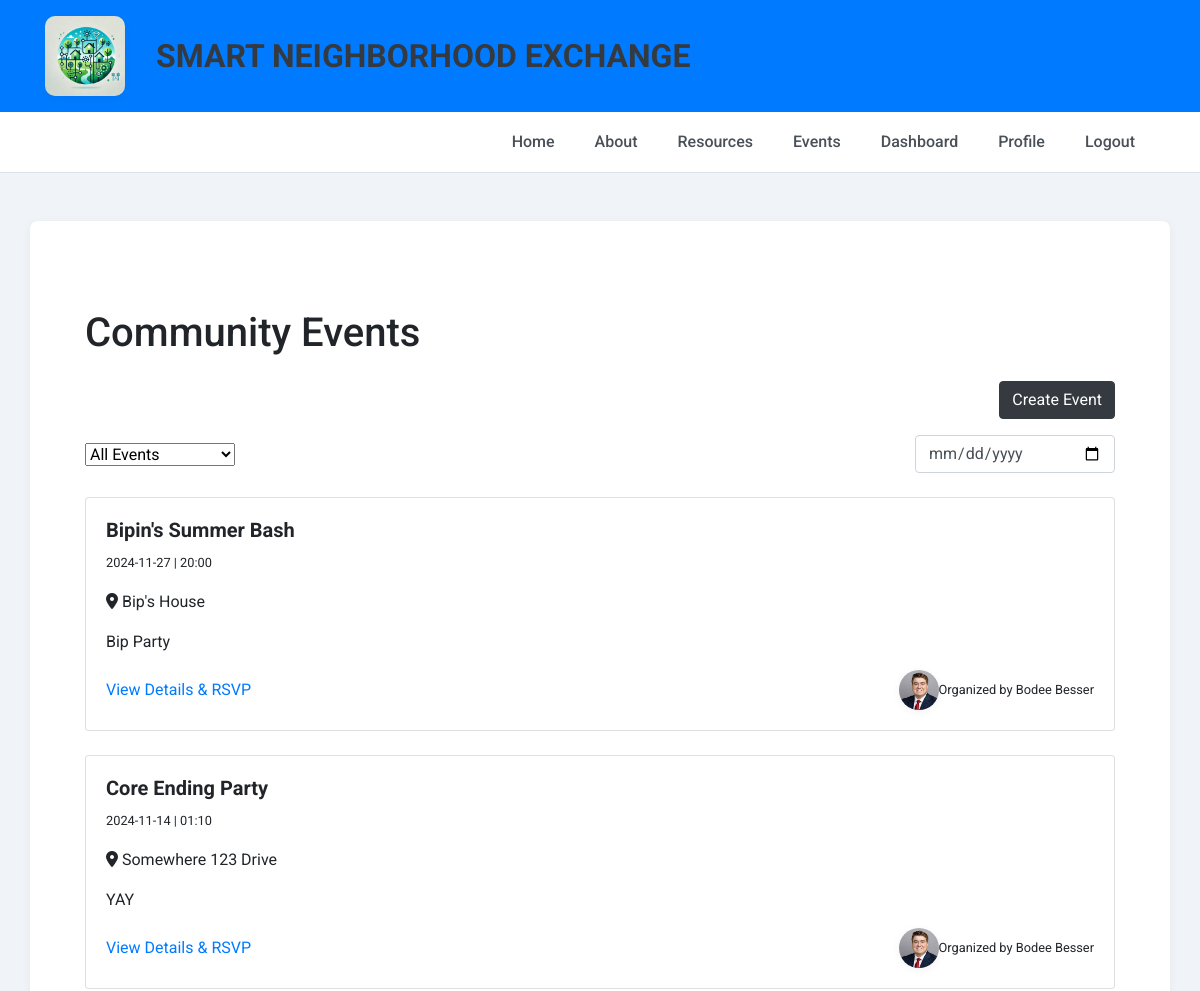
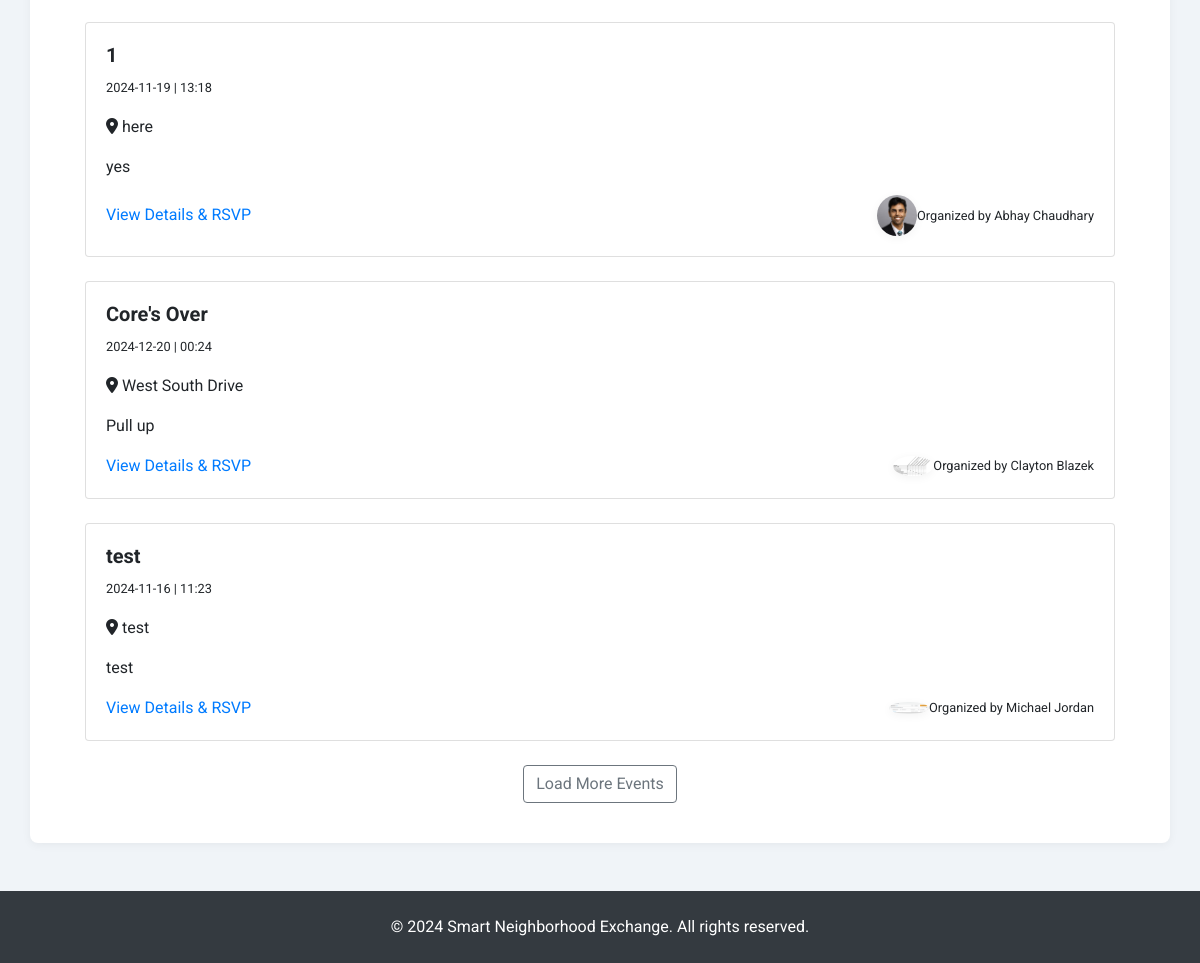
Page /community-events (signed in) on the committed database (2 pictures, top to bottom).
### tables this page shows
CREATE TABLE CommunityEvents (
            event_id INTEGER PRIMARY KEY AUTOINCREMENT,
            user_id INTEGER,
            title TEXT NOT NULL,
            description TEXT,
            location TEXT,
            date TEXT NOT NULL,
            time TEXT,
            FOREIGN KEY (user_id) REFERENCES Users(user_id)
        );

CREATE TABLE Users (
            user_id INTEGER PRIMARY KEY AUTOINCREMENT,
            name TEXT NOT NULL,
            email TEXT NOT NULL UNIQUE,
            password TEXT NOT NULL,
            profile_image TEXT,
            location TEXT
        );

### app.py (the view, shortened to what this page needs)
@app.route('/community-events', methods=['GET', 'POST'])
def community_events():
    if 'user_id' not in session:
        return redirect(url_for('login'))
    error = None
    with sqlite3.connect('projects.db') as conn:
        conn.row_factory = sqlite3.Row
        c = conn.cursor()
        c.execute('''
            SELECT CommunityEvents.*, Users.name AS organizer_name, Users.profile_image AS organizer_profile_image
            FROM CommunityEvents
            JOIN Users ON CommunityEvents.user_id = Users.user_id
        ''')
        events = c.fetchall()
    return render_template('events.html', events=events)

### templates/events.html (shortened to what this page needs)
{% extends "base.html" %}
{% block content %}
<div class="container mt-5">
    <h1 class="mb-4">Community Events</h1>
    <div class="d-flex justify-content-end mb-3">
        <a href="{{ url_for('create_event') }}" class="btn btn-dark">Create Event</a>
    </div>
    <div class="d-flex justify-content-between align-items-center mb-4">
        <select class="form-select" style="width: 150px;">
            <option value="all">All Events</option>
        </select>
        <input type="date" class="form-control" style="width: 200px;">
    </div>
    <div class="event-list">
        {% for event in events %}
            <div class="card mb-4">
                <div class="card-body">
                    <div class="d-flex justify-content-between">
                        <h5 class="font-weight-bold">{{ event.title }}</h5>
                    </div>
                    <p><small>{{ event.date }} | {{ event.time }}</small></p>
                    <p><i class="fas fa-map-marker-alt"></i> {{ event.location }}</p>
                    <p>{{ event.description[:100] }}{% if event.description|length > 100 %}...{% endif %}</p>
                    <div class="d-flex justify-content-between align-items-center">
                        <a href="{{ url_for('event_details', event_id=event.event_id) }}" class="text-primary">View Details & RSVP</a>
                        <div class="d-flex align-items-center">
                            <img src="{{ url_for('static', filename='uploads/' + (event.organizer_profile_image or 'default_profile.jpg')) }}" alt="Your Profile" class="rounded-circle" width="40">
                            <small>Organized by {{ event.organizer_name }}</small>
                        </div>
                    </div>
                </div>
            </div>
        {% else %}
            <p>No events available at the moment. Be the first to <a href="{{ url_for('create_event') }}">create an event</a>!</p>
        {% endfor %}
    </div>
    <div class="text-center mt-4">
        <button class="btn btn-outline-secondary">Load More Events</button>
    </div>
</div>
{% endblock %}

### static/styles.css (style rules this page uses)
body { font-family: 'Roboto', sans-serif !important; background-color: #f0f4f8 !important; }
img { border-radius: 10px !important; box-shadow: 0 2px 10px rgba(0, 0, 0, 0.05) !important; }

### rows in the picture
CommunityEvents: title "Bipin's Summer Bash", date "2024-11-27", time "20:00", location "Bip's House", description "Bip Party", profile_image (picture), organizer_name "Bodee Besser"
CommunityEvents: title "Core Ending Party", date "2024-11-14", time "01:10", location "Somewhere 123 Drive", description "YAY", profile_image (picture), organizer_name "Bodee Besser"
CommunityEvents: title "1", date "2024-11-19", time "13:18", location "here", description "yes", profile_image (picture), organizer_name "Abhay Chaudhary"
CommunityEvents: title "Core's Over", date "2024-12-20", time "00:24", location "West South Drive", description "Pull up", profile_image (picture), organizer_name "Clayton Blazek"
CommunityEvents: title "test", date "2024-11-16", time "11:23", location "test", description "test", profile_image (picture), organizer_name "Michael Jordan"
